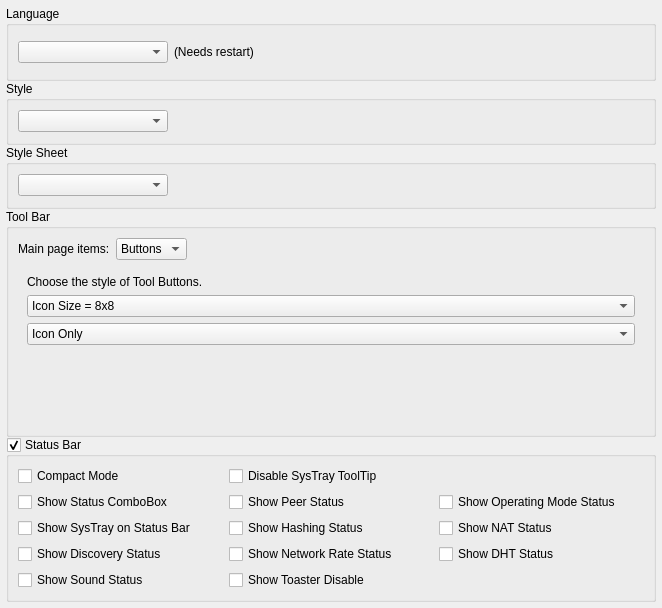
<?xml version="1.0" encoding="UTF-8"?>
<ui version="4.0">
 <class>AppearancePage</class>
 <widget class="QWidget" name="AppearancePage">
  <property name="geometry">
   <rect>
    <x>0</x>
    <y>0</y>
    <width>662</width>
    <height>585</height>
   </rect>
  </property>
  <property name="contextMenuPolicy">
   <enum>Qt::NoContextMenu</enum>
  </property>
  <layout class="QGridLayout" name="AppearancePageGLayout">
   <property name="leftMargin">
    <number>6</number>
   </property>
   <property name="topMargin">
    <number>6</number>
   </property>
   <property name="rightMargin">
    <number>6</number>
   </property>
   <property name="bottomMargin">
    <number>6</number>
   </property>
   <property name="spacing">
    <number>0</number>
   </property>
   <item row="0" column="0">
    <widget class="QGroupBox" name="grpLanguage">
     <property name="minimumSize">
      <size>
       <width>0</width>
       <height>75</height>
      </size>
     </property>
     <property name="contextMenuPolicy">
      <enum>Qt::NoContextMenu</enum>
     </property>
     <property name="title">
      <string>Language</string>
     </property>
     <layout class="QGridLayout" name="grpLanguageGLayout">
      <item row="1" column="0">
       <widget class="QComboBox" name="cmboLanguage">
        <property name="minimumSize">
         <size>
          <width>150</width>
          <height>0</height>
         </size>
        </property>
        <property name="toolTip">
         <string>Choose the language used in RetroShare</string>
        </property>
        <property name="iconSize">
         <size>
          <width>24</width>
          <height>16</height>
         </size>
        </property>
       </widget>
      </item>
      <item row="1" column="2">
       <spacer name="grpLanguageHSpacer">
        <property name="orientation">
         <enum>Qt::Horizontal</enum>
        </property>
        <property name="sizeHint" stdset="0">
         <size>
          <width>300</width>
          <height>16</height>
         </size>
        </property>
       </spacer>
      </item>
      <item row="1" column="1">
       <widget class="QLabel" name="labelLanguage">
        <property name="text">
         <string>(Needs restart)</string>
        </property>
       </widget>
      </item>
     </layout>
    </widget>
   </item>
   <item row="1" column="0">
    <widget class="QGroupBox" name="grpStyle">
     <property name="minimumSize">
      <size>
       <width>0</width>
       <height>64</height>
      </size>
     </property>
     <property name="contextMenuPolicy">
      <enum>Qt::NoContextMenu</enum>
     </property>
     <property name="toolTip">
      <string/>
     </property>
     <property name="title">
      <string>Style</string>
     </property>
     <layout class="QGridLayout" name="grpStyleGLayout">
      <item row="0" column="0">
       <widget class="QComboBox" name="cmboStyle">
        <property name="minimumSize">
         <size>
          <width>150</width>
          <height>0</height>
         </size>
        </property>
        <property name="toolTip">
         <string>Choose RetroShare's interface style</string>
        </property>
       </widget>
      </item>
      <item row="0" column="1">
       <spacer name="grpStyleHSpacer">
        <property name="orientation">
         <enum>Qt::Horizontal</enum>
        </property>
        <property name="sizeHint" stdset="0">
         <size>
          <width>215</width>
          <height>20</height>
         </size>
        </property>
       </spacer>
      </item>
     </layout>
    </widget>
   </item>
   <item row="2" column="0">
    <widget class="QGroupBox" name="grpStyleSheet">
     <property name="minimumSize">
      <size>
       <width>0</width>
       <height>64</height>
      </size>
     </property>
     <property name="title">
      <string>Style Sheet</string>
     </property>
     <layout class="QGridLayout" name="grpStyleSheetGLayout">
      <item row="0" column="0">
       <widget class="QComboBox" name="cmboStyleSheet">
        <property name="minimumSize">
         <size>
          <width>150</width>
          <height>0</height>
         </size>
        </property>
       </widget>
      </item>
      <item row="0" column="1">
       <spacer name="grpStyleSheetHSpacer">
        <property name="orientation">
         <enum>Qt::Horizontal</enum>
        </property>
        <property name="sizeHint" stdset="0">
         <size>
          <width>215</width>
          <height>20</height>
         </size>
        </property>
       </spacer>
      </item>
     </layout>
    </widget>
   </item>
   <item row="8" column="0">
    <spacer name="AppearancePageVSpacer">
     <property name="orientation">
      <enum>Qt::Vertical</enum>
     </property>
     <property name="sizeHint" stdset="0">
      <size>
       <width>361</width>
       <height>61</height>
      </size>
     </property>
    </spacer>
   </item>
   <item row="6" column="0">
    <widget class="QGroupBox" name="grpToolBar">
     <property name="minimumSize">
      <size>
       <width>0</width>
       <height>228</height>
      </size>
     </property>
     <property name="contextMenuPolicy">
      <enum>Qt::NoContextMenu</enum>
     </property>
     <property name="title">
      <string>Tool Bar</string>
     </property>
     <layout class="QVBoxLayout" name="verticalLayout">
      <item>
       <layout class="QHBoxLayout" name="horizontalLayout">
        <item>
         <widget class="QLabel" name="labelPageToolBar">
          <property name="text">
           <string>Main page items:</string>
          </property>
         </widget>
        </item>
        <item>
         <widget class="QComboBox" name="mainPageButtonType_CB">
          <item>
           <property name="text">
            <string>Buttons</string>
           </property>
          </item>
          <item>
           <property name="text">
            <string>Item list</string>
           </property>
          </item>
         </widget>
        </item>
        <item>
         <spacer name="framePageHSpacer">
          <property name="orientation">
           <enum>Qt::Horizontal</enum>
          </property>
          <property name="sizeHint" stdset="0">
           <size>
            <width>300</width>
            <height>16</height>
           </size>
          </property>
         </spacer>
        </item>
       </layout>
      </item>
      <item>
       <widget class="QFrame" name="frameToolListStyle">
        <property name="sizePolicy">
         <sizepolicy hsizetype="Expanding" vsizetype="Expanding">
          <horstretch>0</horstretch>
          <verstretch>0</verstretch>
         </sizepolicy>
        </property>
        <property name="frameShape">
         <enum>QFrame::NoFrame</enum>
        </property>
        <layout class="QGridLayout" name="frameToolListStyleGLayout">
         <item row="1" column="0">
          <widget class="QComboBox" name="cmboTollButtonsSize">
           <item>
            <property name="text">
             <string>Icon Size = 8x8</string>
            </property>
           </item>
           <item>
            <property name="text">
             <string>Icon Size = 16x16</string>
            </property>
           </item>
           <item>
            <property name="text">
             <string>Icon Size = 24x24</string>
            </property>
           </item>
           <item>
            <property name="text">
             <string>Icon Size = 32x32</string>
            </property>
           </item>
           <item>
            <property name="text">
             <string>Icon Size = 64x64</string>
            </property>
           </item>
           <item>
            <property name="text">
             <string>Icon Size = 128x128</string>
            </property>
           </item>
          </widget>
         </item>
         <item row="2" column="0">
          <widget class="QComboBox" name="cmboTollButtonsStyle">
           <item>
            <property name="text">
             <string>Icon Only</string>
            </property>
           </item>
           <item>
            <property name="text">
             <string>Text Only</string>
            </property>
           </item>
           <item>
            <property name="text">
             <string>Text Beside Icon</string>
            </property>
           </item>
           <item>
            <property name="text">
             <string>Text Under Icon</string>
            </property>
           </item>
          </widget>
         </item>
         <item row="0" column="0">
          <widget class="QLabel" name="labelToolButtonStyle">
           <property name="sizePolicy">
            <sizepolicy hsizetype="Preferred" vsizetype="Fixed">
             <horstretch>0</horstretch>
             <verstretch>0</verstretch>
            </sizepolicy>
           </property>
           <property name="text">
            <string>Choose the style of Tool Buttons.</string>
           </property>
          </widget>
         </item>
         <item row="3" column="0">
          <spacer name="verticalSpacer">
           <property name="orientation">
            <enum>Qt::Vertical</enum>
           </property>
           <property name="sizeHint" stdset="0">
            <size>
             <width>20</width>
             <height>40</height>
            </size>
           </property>
          </spacer>
         </item>
        </layout>
       </widget>
      </item>
     </layout>
    </widget>
   </item>
   <item row="7" column="0">
    <widget class="QGroupBox" name="grpStatus">
     <property name="title">
      <string>Status Bar</string>
     </property>
     <property name="checkable">
      <bool>true</bool>
     </property>
     <property name="checked">
      <bool>true</bool>
     </property>
     <layout class="QGridLayout" name="grpStatusGLayout">
      <item row="4" column="1">
       <widget class="QCheckBox" name="checkBoxShowToasterDisable">
        <property name="text">
         <string>Show Toaster Disable</string>
        </property>
       </widget>
      </item>
      <item row="4" column="0">
       <widget class="QCheckBox" name="checkBoxShowSoundStatus">
        <property name="text">
         <string>Show Sound Status</string>
        </property>
       </widget>
      </item>
      <item row="3" column="1">
       <widget class="QCheckBox" name="checkBoxShowRateStatus">
        <property name="text">
         <string>Show Network Rate Status</string>
        </property>
       </widget>
      </item>
      <item row="3" column="0">
       <widget class="QCheckBox" name="checkBoxShowDiscStatus">
        <property name="text">
         <string>Show Discovery Status</string>
        </property>
       </widget>
      </item>
      <item row="2" column="1">
       <widget class="QCheckBox" name="checkBoxShowHashingStatus">
        <property name="text">
         <string>Show Hashing Status</string>
        </property>
       </widget>
      </item>
      <item row="1" column="1">
       <widget class="QCheckBox" name="checkBoxShowPeerStatus">
        <property name="text">
         <string>Show Peer Status</string>
        </property>
       </widget>
      </item>
      <item row="1" column="0">
       <widget class="QCheckBox" name="checkBoxShowStatusStatus">
        <property name="text">
         <string>Show Status ComboBox</string>
        </property>
       </widget>
      </item>
      <item row="0" column="0">
       <widget class="QCheckBox" name="checkBoxStatusCompactMode">
        <property name="toolTip">
         <string>Remove surplus text in status bar.</string>
        </property>
        <property name="text">
         <string>Compact Mode</string>
        </property>
       </widget>
      </item>
      <item row="0" column="1">
       <widget class="QCheckBox" name="checkBoxDisableSysTrayToolTip">
        <property name="text">
         <string>Disable SysTray ToolTip</string>
        </property>
       </widget>
      </item>
      <item row="2" column="2">
       <widget class="QCheckBox" name="checkBoxShowNATStatus">
        <property name="text">
         <string>Show NAT Status</string>
        </property>
       </widget>
      </item>
      <item row="1" column="2">
       <widget class="QCheckBox" name="checkBoxShowOpModeStatus">
        <property name="text">
         <string>Show Operating Mode Status</string>
        </property>
       </widget>
      </item>
      <item row="3" column="2">
       <widget class="QCheckBox" name="checkBoxShowDHTStatus">
        <property name="text">
         <string>Show DHT Status</string>
        </property>
       </widget>
      </item>
      <item row="2" column="0">
       <widget class="QCheckBox" name="checkBoxShowSystrayOnStatus">
        <property name="text">
         <string>Show SysTray on Status Bar</string>
        </property>
       </widget>
      </item>
     </layout>
    </widget>
   </item>
  </layout>
 </widget>
 <resources/>
 <connections/>
</ui>
